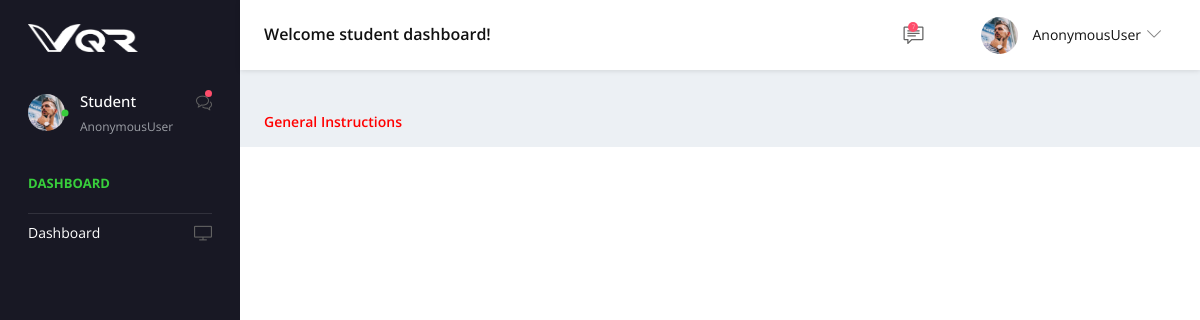
Page /multiple_exam?id=3 on the earlier database version.
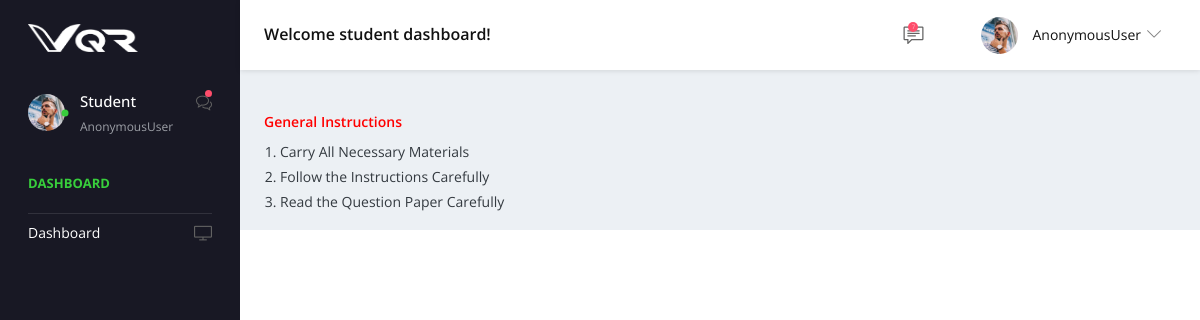
Same page on the later database version.
### app/models.py (models this page shows)
class common_table(models.Model):
    created_by = models.ForeignKey(User, related_name="%(app_label)s_%(class)s_ownership",on_delete=models.CASCADE,null=True)
    created_dt = models.DateField(auto_now=True)
    updated_by =  models.ForeignKey(User, related_name="%(app_label)s_%(class)s_ownership1",on_delete=models.CASCADE,null=True)
    updated_dt = models.DateField(null=True)
    created_tm = models.TimeField(auto_now=True)
    updated_tm = models.TimeField(null=True)
    status = models.CharField(max_length=10, null=True)
    class Meta:
        abstract = True

class Exam_general_instruction(common_table):
    exam_id = models.ForeignKey(Exam_master,related_name='Exam_general_instruction_exam_id',on_delete=models.CASCADE,null=True)
    instruction = models.TextField()

### app/views.py (the view)
# urls.py: path('multiple_exam',views.multiple_exam,name='multiple_exam'),
def multiple_exam(request):
    id  = request.GET.get("id")
    data_general_instruction = Exam_general_instruction.objects.filter(exam_id_id=id)
    data = Multiple_exam_details.objects.filter(exam_id_id=id)
    context = {
        'data':data,
        'data_general_instruction':data_general_instruction
    }
    return render(request,'multiple_exam.html',context)

### app/templates/multiple_exam.html (shortened to what this page needs)
{% extends 'base1.html' %}
{% block content %}
<div class="">
    <div class="content-wrapper">
      <h1 style="    font-size: 14px;
      color: red;">General Instructions </h1>
      <ol>
        {% for i in data_general_instruction %}
        <li>{{i.instruction}}</li>
        {% endfor %}
      </ol>
    </div>
  </div>
{% endblock %}

Differences in the rows shown:
added Exam_general_instruction: instruction "Carry All Necessary Materials"
added Exam_general_instruction: instruction "Follow the Instructions Carefully"
added Exam_general_instruction: instruction "Read the Question Paper Carefully"
